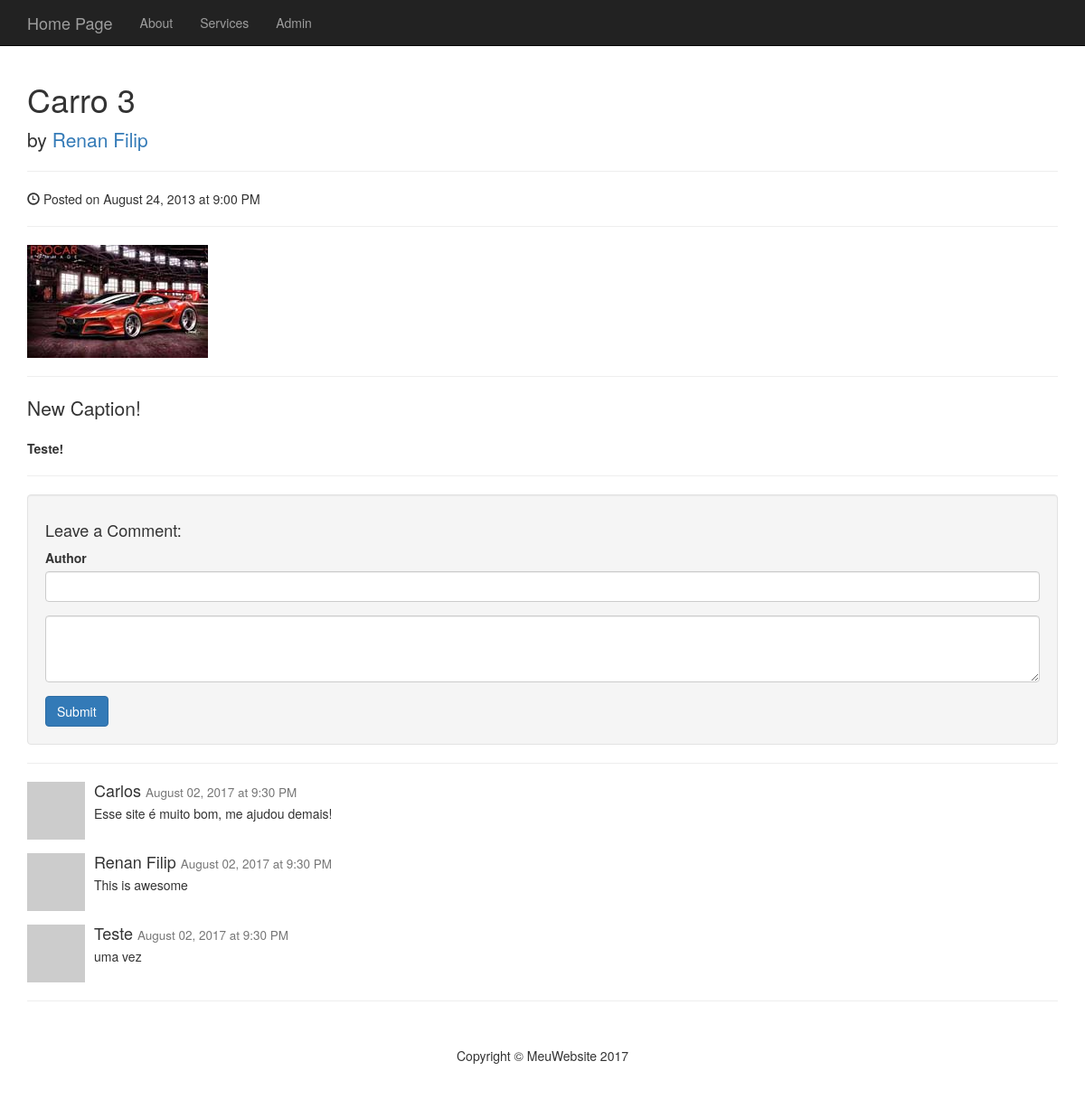
Page /photo.php?id=5 on the committed database.
### tables this page shows
CREATE TABLE `photos` (
  `id` int(11),
  `title` varchar(255),
  `caption` varchar(255),
  `description` text,
  `filename` varchar(255),
  `alternate_text` varchar(255),
  `type` varchar(255),
  `size` int(11)
);

CREATE TABLE `comments` (
  `id` int(11),
  `photo_id` int(11),
  `author` varchar(255),
  `body` varchar(255)
);

### admin/includes/Database.php (called while the page is built, shortened)
<?php
    class Database {
        public $connection;
        public function open_db_connection() {
            $this->connection = new mysqli(DB_HOST, DB_USER, DB_PASS, DB_NAME);
        }
        public function query($sql) {
            $result = $this->connection->query($sql);
            return $result;
        }
        public function escape_string($string) {
            $escaped_string = $this->connection->real_escape_string($string);
            return $escaped_string;
        }
    }
    $database = new Database();
?>

### admin/includes/Db_object.php (called while the page is built, shortened)
<?php
    class Db_object {
        public static function find_by_id($id) {
            $the_result_array = static::find_by_query("select * from " . static::$db_table . " where id = $id limit 1");
            return !empty($the_result_array) ? array_shift($the_result_array) : false;
        }
        public static function find_by_query($sql) {
            global $database;
            $result_set = $database->query($sql);
            $the_object_array = array();
            while ($row = mysqli_fetch_array($result_set)) {
                $the_object_array[] = static::instantiation($row);
            }
            return $the_object_array;
        }
        public static function instantiation($the_record) {
            $the_object = new $calling_class;
            foreach ($the_record as $the_attribute => $value) {
                if ($the_object->has_the_attribute($the_attribute)) {
                    $the_object->$the_attribute = $value;
                }
            }
            return $the_object;
        }
        private function has_the_attribute($the_attribute) {
            $object_properties = get_object_vars($this);
            return array_key_exists($the_attribute, $object_properties);
        }
    }
?>

### admin/includes/Photo.php (called while the page is built, shortened)
<?php
    class Photo extends Db_object {
        public $filename;
        public $upload_directory = "images";
        public function picture_path() {
            return $this->upload_directory . DS . $this->filename;
        }
    }
?>

### admin/includes/Comment.php (called while the page is built, shortened)
<?php
    class Comment extends Db_object {
        protected static $db_table = "comments";
        public static function find_the_comments($photo_id = 0) {
            global $database;
            $sql = "select * from " . self::$db_table . " ";
            $sql .= "where photo_id = " . $database->escape_string($photo_id) . " ";
            $sql .= "order by photo_id asc";
            return self::find_by_query($sql);
        }
    }
?>

### photo.php (the view, shortened to what this page needs)
<?php
    if (empty($_GET['id'])) {
        redirect("index.php");
    } else {
        $photo = Photo::find_by_id($_GET['id']);
        $comments = Comment::find_the_comments($photo->id);
    }
?>
<?php include("includes/header.php"); ?>
<div class="row">
    <div class="col-lg-12">
        <h1><?php echo $photo->title; ?></h1>
        <p class="lead">
            by <a href="#">Renan Filip</a>
        </p>
        <hr>
        <p><span class="glyphicon glyphicon-time"></span> Posted on August 24, 2013 at 9:00 PM</p>
        <hr>
        <img class="img-responsive" src="admin/<?php echo $photo->picture_path(); ?>" alt="">
        <hr>
        <p class="lead"><?php echo $photo->caption; ?></p>
        <p><?php echo $photo->description; ?></p>
        <hr>
        <div class="well">
            <h4>Leave a Comment:</h4>
            <form role="form" method="post">
                <div class="form-group">
                    <label for="author">Author</label>
                    <input type="text" name="author" class="form-control">
                </div>
                <div class="form-group">
                    <textarea class="form-control" rows="3" name="body"></textarea>
                </div>
                <button type="submit" class="btn btn-primary" name="submit">Submit</button>
            </form>
        </div>
        <hr>
        <?php foreach ($comments as $comment): ?>
            <div class="media">
                <a class="pull-left" href="#">
                    <img class="media-object" src="http://placehold.it/64x64" alt="">
                </a>
                <div class="media-body">
                    <h4 class="media-heading"><?php echo $comment->author; ?>
                        <small>August 02, 2017 at 9:30 PM</small>
                    </h4>
                    <?php echo $comment->body; ?>
                </div>
            </div>
        <?php endforeach; ?>
    </div>
</div>
<?php include("includes/footer.php"); ?>

### css/blog-home.css (style rules this page uses)
body { padding-top: 70px; }

### rows in the picture
photos: title "Carro 3", filename (picture), caption "New Caption!", description "Teste!"
comments: author "Carlos", body "Esse site é muito bom, me ajudou demais!"
comments: author "Renan Filip", body "This is awesome"
comments: author "Teste", body "uma vez"
